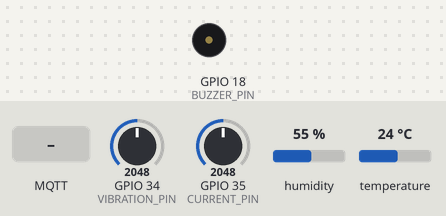
Bench run of a sketch on a simulated ESP32. On the bench: buzzer (waves = sounding). The inputs (shaded band) are chosen by the test bench; at power-on: GPIO 34 (VIBRATION_PIN) = 2048, GPIO 35 (CURRENT_PIN) = 2048, humidity 55 %, temperature 24 °C. WiFi joins after 1.5 s; servers stay silent unless stated; random numbers use the default seed unless the sketch sets one; no MQTT or app messages arrive unless stated; what the sketch prints to the serial monitor is not drawn.

Above: at 2.7 s.
2.8 s: MQTT message "WARNING" arrives on the first subscribed topic
At 6.72 s:
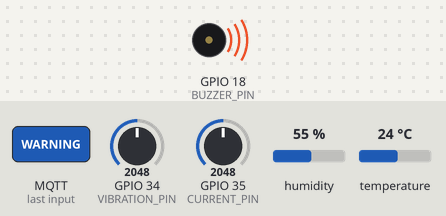
13.3 s: MQTT message "FAULT" arrives on the first subscribed topic
At 17.2 s:
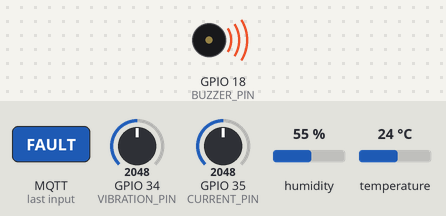
Timing chart, 0 to 18.7 s (numbered marks = the images above; inputs shaded):
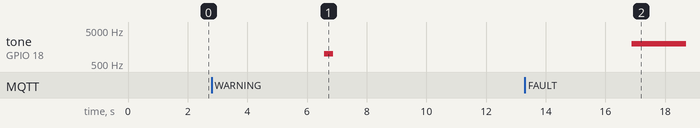

Measured:
- after the input at 2.8 s, tone on GPIO 18 (BUZZER_PIN): silent → 1000 Hz after 3.8 s, → silent 0.30 s later
- after the input at 13.3 s, tone on GPIO 18 (BUZZER_PIN): silent → 2000 Hz after 3.6 s

The sketch:

sketch.ino
```cpp
#include <WiFi.h>
#include <PubSubClient.h>
#include <ArduinoJson.h>
#include <DHT.h>

#define DHTPIN 15
#define DHTTYPE DHT22

#define VIBRATION_PIN 34
#define CURRENT_PIN 35

#define BUZZER_PIN 18

DHT dht(DHTPIN, DHTTYPE);

const char* ssid = "Wokwi-GUEST";
const char* password = "";

const char* mqtt_server = "broker.hivemq.com";

WiFiClient espClient;
PubSubClient client(espClient);

void setup_wifi() {

  delay(10);

  Serial.println();
  Serial.print("Connecting to WiFi");

  WiFi.begin(ssid, password);

  while (WiFi.status() != WL_CONNECTED) {
    delay(500);
    Serial.print(".");
  }

  Serial.println();
  Serial.println("WiFi Connected");
}

void reconnect() {

  while (!client.connected()) {

    Serial.print("Connecting MQTT...");

    String clientId = "ESP32Client-";
    clientId += String(random(0xffff), HEX);

    if (client.connect(clientId.c_str())) {

      Serial.println("Connected");
      client.subscribe("alika2026/iot/motor1/ai");

    } else {

      Serial.print("Failed, rc=");
      Serial.print(client.state());

      delay(2000);
    }
  }
}

void callback(char* topic, byte* payload, unsigned int length) {

  String prediction = "";

  for (int i = 0; i < length; i++) {
    prediction += (char)payload[i];
  }

  Serial.print("AI Prediction: ");
  Serial.println(prediction);

  if (prediction == "NORMAL") {

    noTone(BUZZER_PIN);

  }
  else if (prediction == "WARNING") {

    tone(BUZZER_PIN, 1000);
    delay(300);
    noTone(BUZZER_PIN);

  }
  else if (prediction == "FAULT") {

    tone(BUZZER_PIN, 2000);

  }
}

void setup() {

  Serial.begin(115200);

  pinMode(BUZZER_PIN, OUTPUT);

  dht.begin();

  setup_wifi();

  client.setServer(mqtt_server, 1883);
  client.setCallback(callback);
}

void loop() {

  if (!client.connected()) {
    reconnect();
  }

  client.loop();

  float temperature = dht.readTemperature();
  float humidity = dht.readHumidity();

  int vibration = analogRead(VIBRATION_PIN);
  int currentRaw = analogRead(CURRENT_PIN);

  float current = currentRaw * 10.0 / 4095.0;

  StaticJsonDocument<256> doc;

  doc["temperature"] = temperature;
  doc["humidity"] = humidity;
  doc["vibration"] = vibration;
  doc["current"] = current;

  char buffer[256];

  serializeJson(doc, buffer);

  if (client.publish("alika2026/iot/motor1", buffer)) {
    Serial.print("Published: ");
    Serial.println(buffer);
  } else {
    Serial.println("Publish FAILED!");
  }

  delay(5000);
}
```
